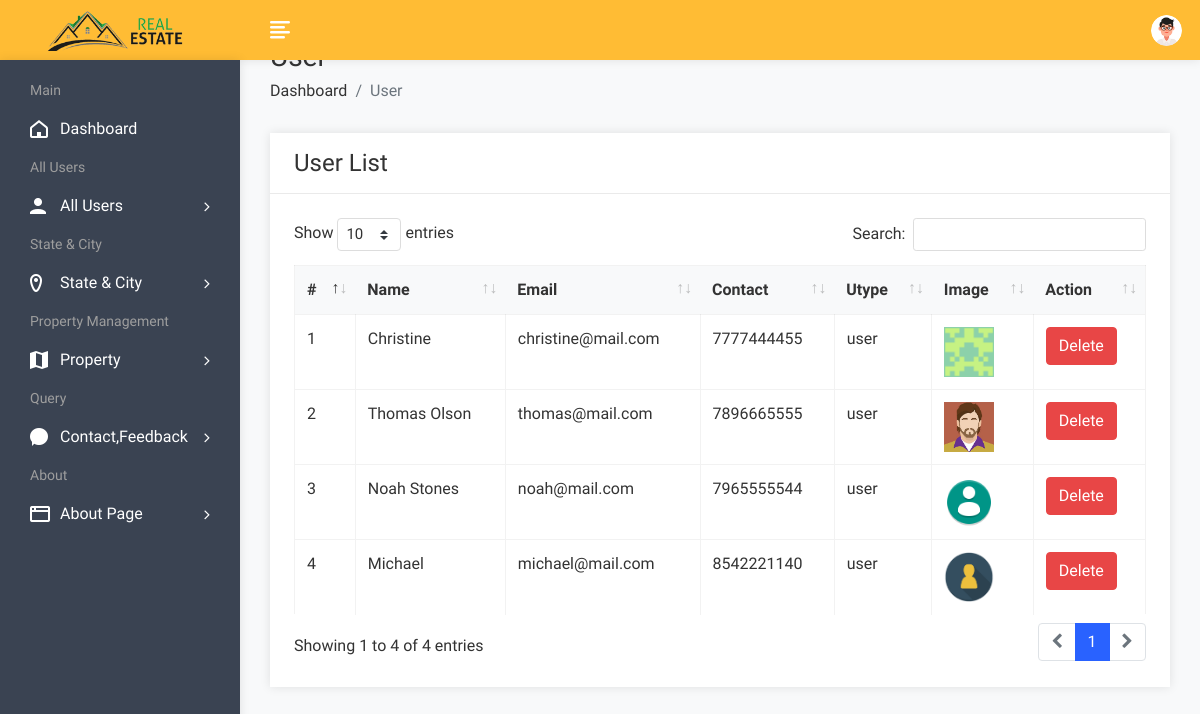
The page /admin/userlist.php (signed in) on the database as committed earlier.
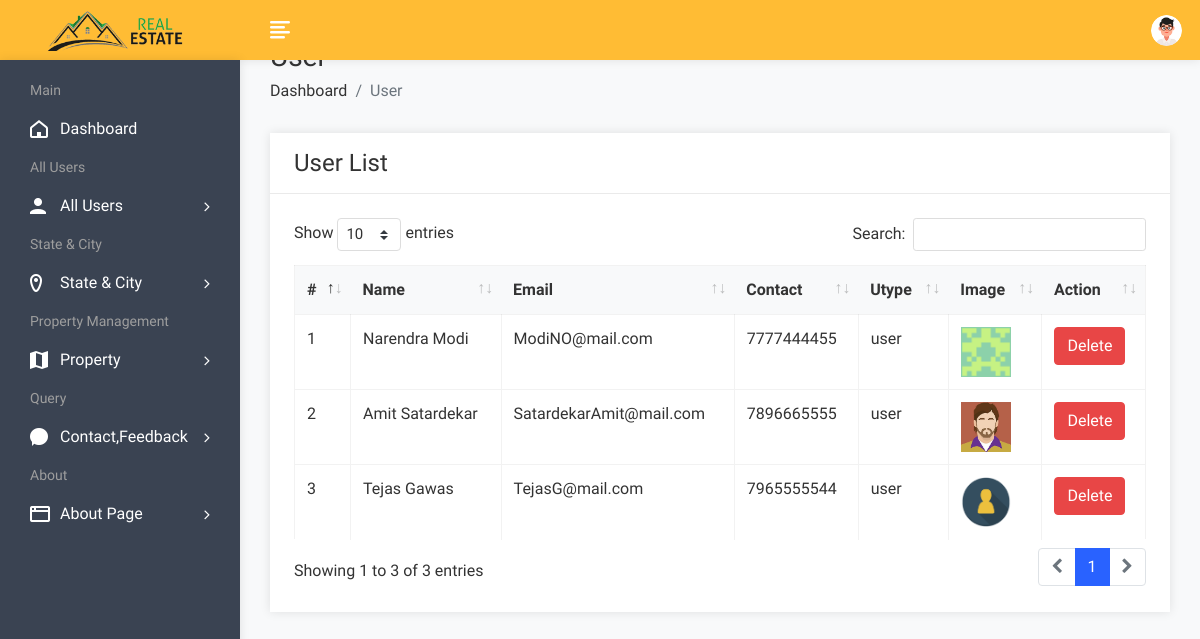
The same page on the database as committed later.
### tables this page shows
CREATE TABLE `user` (
  `uid` int(50) NOT NULL,
  `uname` varchar(100) NOT NULL,
  `uemail` varchar(100) NOT NULL,
  `uphone` varchar(20) NOT NULL,
  `upass` varchar(50) NOT NULL,
  `utype` varchar(50) NOT NULL,
  `uimage` varchar(300) NULL
);

### admin/userlist.php (the view, shortened to what this page needs)
<!DOCTYPE html>
<html lang="en">
<head>
        <link rel="stylesheet" href="assets/css/bootstrap.min.css">
        <link rel="stylesheet" href="assets/css/font-awesome.min.css">
        <link rel="stylesheet" href="assets/css/feathericon.min.css">
		<link rel="stylesheet" href="assets/plugins/datatables/dataTables.bootstrap4.min.css">
		<link rel="stylesheet" href="assets/plugins/datatables/responsive.bootstrap4.min.css">
		<link rel="stylesheet" href="assets/plugins/datatables/select.bootstrap4.min.css">
		<link rel="stylesheet" href="assets/plugins/datatables/buttons.bootstrap4.min.css">
        <link rel="stylesheet" href="assets/css/style.css">
    </head>
    <body>
				<?php include("header.php"); ?>
            <div class="page-wrapper">
                <div class="content container-fluid">
					<div class="page-header">
						<div class="row">
							<div class="col">
								<h3 class="page-title">User</h3>
								<ul class="breadcrumb">
									<li class="breadcrumb-item"><a href="dashboard.php">Dashboard</a></li>
									<li class="breadcrumb-item active">User</li>
								</ul>
							</div>
						</div>
					</div>
					<div class="row">
						<div class="col-sm-12">
							<div class="card">
								<div class="card-header">
									<h4 class="card-title">User List</h4>
								</div>
								<div class="card-body">
									<table id="basic-datatable" class="table table-bordered table-hover">
                                            <thead>
                                                <tr>
                                                    <th>#</th>
                                                    <th>Name</th>
                                                    <th>Email</th>
                                                    <th>Contact</th>
                                                    <th>Utype</th>
													<th>Image</th>
                                                    <th>Action</th>
                                                </tr>
                                            </thead>
                                            <tbody>
											<?php
												$query=mysqli_query($con,"select * from user where utype='user'");
												$cnt=1;
												while($row=mysqli_fetch_row($query))
													{
											?>
                                                <tr>
                                                    <td><?php echo $cnt; ?></td>
                                                    <td><?php echo $row['1']; ?></td>
                                                    <td><?php echo $row['2']; ?></td>
                                                    <td><?php echo $row['3']; ?></td>
                                                    <td><?php echo $row['5']; ?></td>
													<td><img src="user/<?php echo $row['6']; ?>" height="50px" width="50px"></td>
                                                    <td><a href="userdelete.php?id=<?php echo $row['0']; ?>"><button class="btn btn-danger">Delete</button></a></td>
                                                </tr>
                                                <?php
												$cnt=$cnt+1;
												}
												?>
                                            </tbody>
                                        </table>
								</div>
							</div>
						</div>
					</div>
				</div>
			</div>
    </body>
</html>

### admin/header.php (shortened to what this page needs)
<div class="header">
              <div class="header-left">
                  <a href="dashboard.php" class="logo">
				<img src="assets/img/rsadmin.png" alt="Logo">
			</a>
              </div>
		<a href="javascript:void(0);" id="toggle_btn">
			<i class="fe fe-text-align-left"></i>
		</a>
		<ul class="nav user-menu">
			<li class="nav-item dropdown app-dropdown">
				<a href="#" class="dropdown-toggle nav-link" data-toggle="dropdown">
					<span class="user-img"><img class="rounded-circle" src="assets/img/profiles/avatar-01.png" width="31" alt="Ryan Taylor"></span>
				</a>
			</li>
		</ul>
          </div>
          <div class="sidebar" id="sidebar">
              <div class="sidebar-inner slimscroll">
			<div id="sidebar-menu" class="sidebar-menu">
				<ul>
					<li class="menu-title">
						<span>Main</span>
					</li>
					<li>
						<a href="dashboard.php"><i class="fe fe-home"></i> <span>Dashboard</span></a>
					</li>
					<li class="menu-title">
						<span>All Users</span>
					</li>
					<li class="submenu">
						<a href="#"><i class="fe fe-user"></i> <span> All Users </span> <span class="menu-arrow"></span></a>
					</li>
					<li class="menu-title">
						<span>State & City</span>
					</li>
					<li class="submenu">
						<a href="#"><i class="fe fe-location"></i> <span>State & City</span> <span class="menu-arrow"></span></a>
					</li>
					<li class="menu-title">
						<span>Property Management</span>
					</li>
					<li class="submenu">
						<a href="#"><i class="fe fe-map"></i> <span> Property</span> <span class="menu-arrow"></span></a>
					</li>
					<li class="menu-title">
						<span>Query</span>
					</li>
					<li class="submenu">
						<a href="#"><i class="fe fe-comment"></i> <span> Contact,Feedback </span> <span class="menu-arrow"></span></a>
					</li>
					<li class="menu-title">
						<span>About</span>
					</li>
					<li class="submenu">
						<a href="#"><i class="fe fe-browser"></i> <span> About Page </span> <span class="menu-arrow"></span></a>
					</li>
				</ul>
			</div>
              </div>
          </div>

Rows that differ between the two databases and show on the page:
removed user: uname "Michael", uemail "michael@mail.com", uphone "8542221140", utype "user", uimage (picture)
changed user: uname "Christine" → "Narendra Modi"; uemail "christine@mail.com" → "ModiNO@mail.com"
changed user: uname "Thomas Olson" → "Amit Satardekar"; uemail "thomas@mail.com" → "SatardekarAmit@mail.com"
changed user: uname "Noah Stones" → "Tejas Gawas"; uemail "noah@mail.com" → "TejasG@mail.com"; uimage: a different picture
Other text that changed with them:
text written by a page script: "Show entries Search: Showing 1 to 4 of 4 entries 1" → "Show entries Search: Showing 1 to 3 of 3 entries 1"
